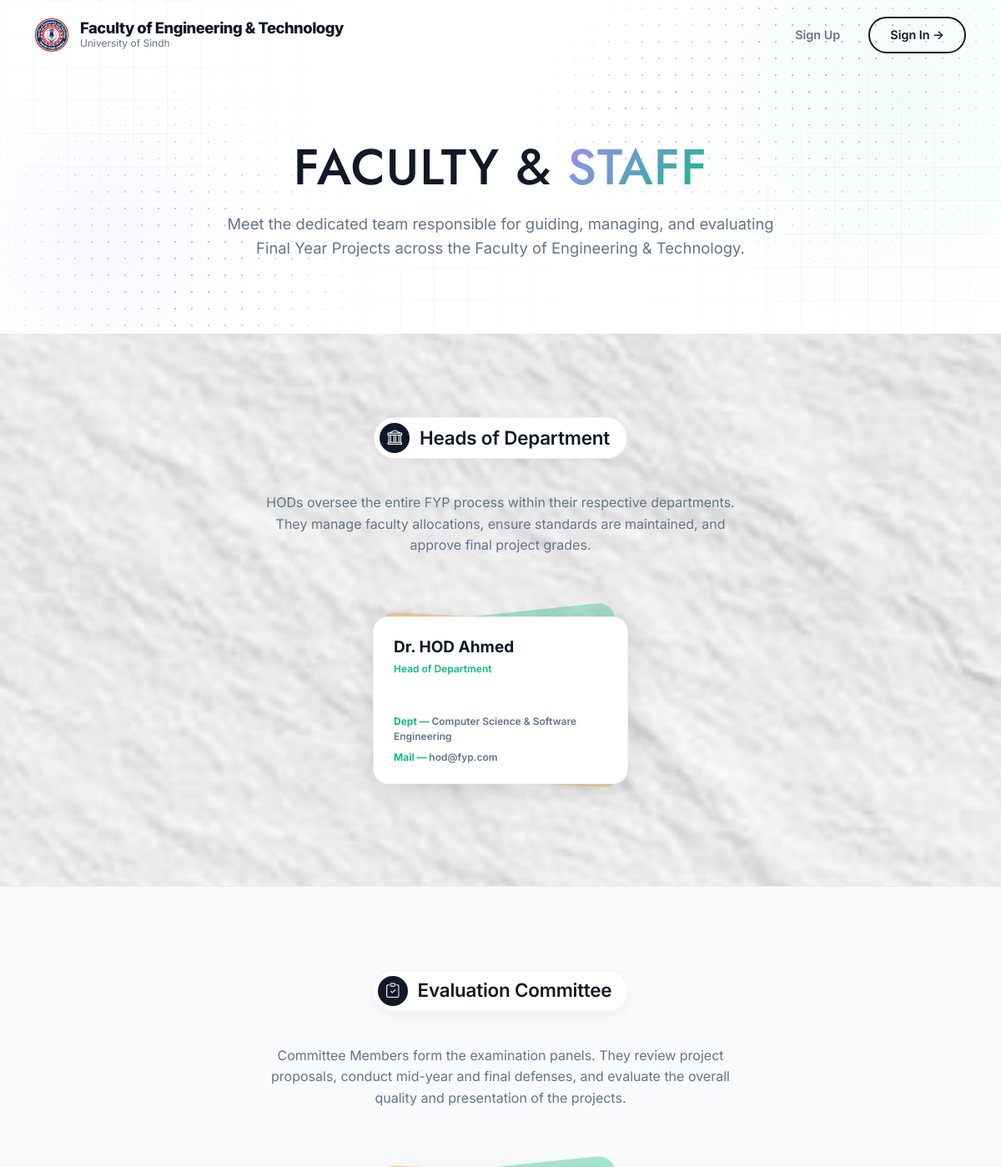
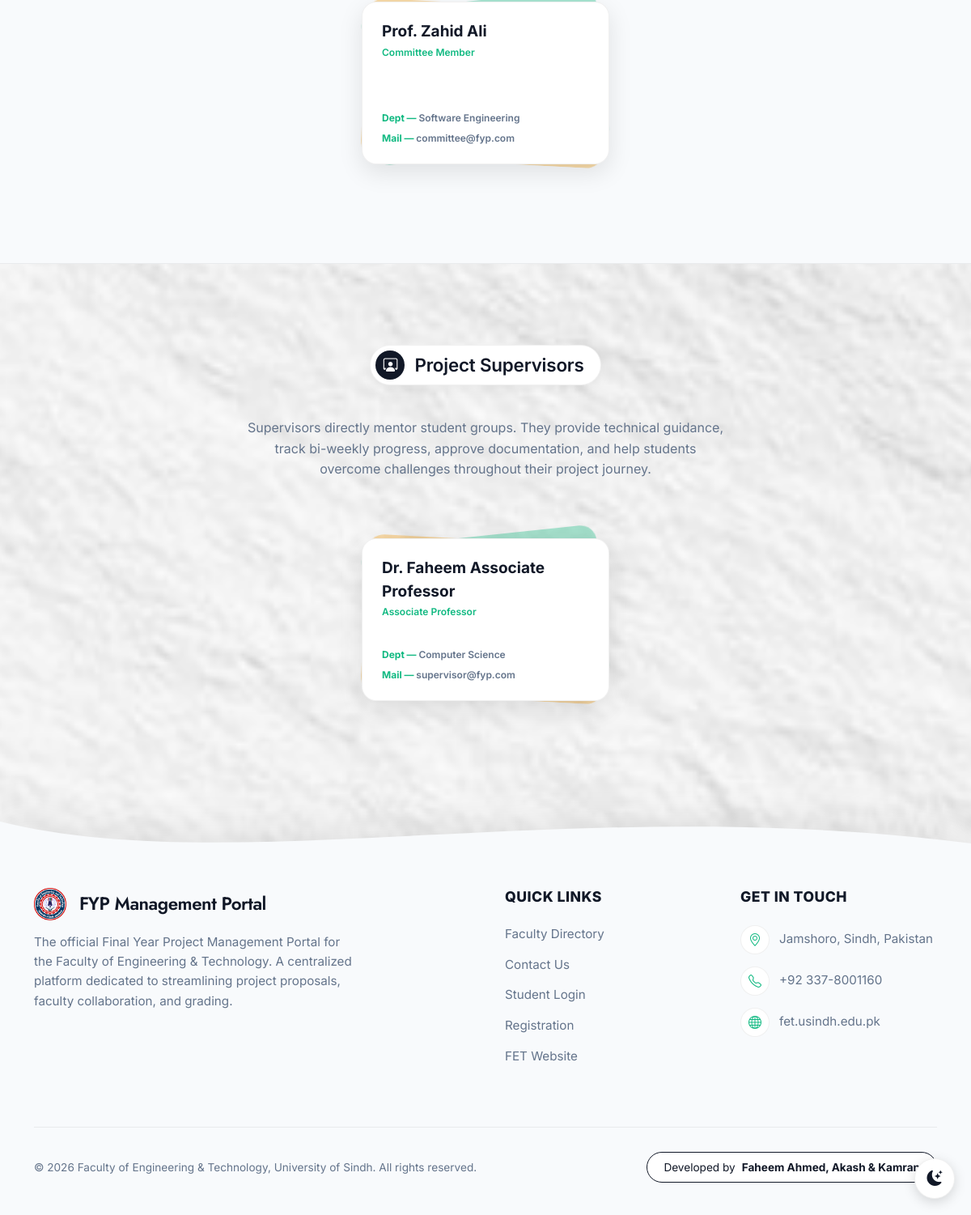
Screenshot of /faculty with the database file from the repository (2 pictures, top to bottom).
### tables this page shows
CREATE TABLE hods (
    user_id INT PRIMARY KEY,
    name VARCHAR(100) NOT NULL,
    department VARCHAR(100) NOT NULL,
    FOREIGN KEY (user_id) REFERENCES users(id) ON DELETE CASCADE
);

CREATE TABLE users (
    id INT AUTO_INCREMENT PRIMARY KEY,
    email VARCHAR(255) NOT NULL UNIQUE,
    cnic VARCHAR(50) DEFAULT NULL UNIQUE,
    password VARCHAR(255) NOT NULL,
    role ENUM('admin', 'hod', 'student', 'supervisor', 'committee') NOT NULL,
    status ENUM('pending', 'approved', 'rejected') DEFAULT 'pending',
    reset_token VARCHAR(255) DEFAULT NULL,
    reset_token_expiry DATETIME DEFAULT NULL,
    created_at TIMESTAMP DEFAULT CURRENT_TIMESTAMP
);

CREATE TABLE committees (
    user_id INT PRIMARY KEY,
    name VARCHAR(100) NOT NULL,
    department VARCHAR(100) NOT NULL,
    FOREIGN KEY (user_id) REFERENCES users(id) ON DELETE CASCADE
);

CREATE TABLE supervisors (
    user_id INT PRIMARY KEY,
    name VARCHAR(100) NOT NULL,
    designation VARCHAR(100) NOT NULL,
    department VARCHAR(100) NOT NULL,
    research_interest TEXT DEFAULT NULL,
    FOREIGN KEY (user_id) REFERENCES users(id) ON DELETE CASCADE
);

### src/Controller/PublicController.php (called while the page is built, shortened)
<?php
class PublicController extends BaseController {
    public function faculty() {
        try {
            $supervisors = $this->db->query("
                SELECT s.name, s.department, s.designation, u.email
                FROM supervisors s
                JOIN users u ON s.user_id = u.id
                WHERE u.status = 'approved'
                ORDER BY FIELD(s.designation, 'Professor', 'Associate Professor', 'Assistant Professor', 'Lecturer', 'Lab Engineer'), s.name ASC
            ")->fetchAll();
            $hods = $this->db->query("
                SELECT h.name, u.email, h.department
                FROM hods h
                JOIN users u ON h.user_id = u.id
                WHERE u.status = 'approved'
                ORDER BY h.department ASC
            ")->fetchAll();
            $committee = $this->db->query("
                SELECT c.name, c.department, u.email
                FROM committees c
                JOIN users u ON c.user_id = u.id
                WHERE u.status = 'approved'
                ORDER BY c.department ASC, c.name ASC
            ")->fetchAll();
            $this->render('faculty', [
                'pageTitle' => 'Faculty & Staff - FYP Management Portal',
                'supervisors' => $supervisors,
                'hods' => $hods,
                'committee' => $committee
            ]);
        } catch (\PDOException $e) {
            $this->render('faculty', [
                'pageTitle' => 'Faculty & Staff - FYP Management Portal',
                'supervisors' => [],
                'hods' => [],
                'committee' => [],
                'error' => 'Faculty data temporarily unavailable.'
            ]);
        }
    }
}

### config/database.example.php (called while the page is built, shortened)
<?php
class Database {
    private static $instance = null;
    private $conn;
    private function __construct() {
        try {
            $dsn = "mysql:host=" . DB_HOST . ";port=" . DB_PORT . ";dbname=" . DB_NAME . ";charset=utf8mb4";
            $options = [
                PDO::ATTR_ERRMODE => PDO::ERRMODE_EXCEPTION,
                PDO::ATTR_DEFAULT_FETCH_MODE => PDO::FETCH_ASSOC,
                PDO::ATTR_EMULATE_PREPARES => false,
            ];
            $this->conn = new PDO($dsn, DB_USER, DB_PASS, $options);
        } catch (PDOException $e) {
            die("Database Connection Error: " . $e->getMessage());
        }
    }
    public static function getInstance() {
        if (self::$instance === null) {
            self::$instance = new self();
        }
        return self::$instance;
    }
    public function getConnection() {
        return $this->conn;
    }
}

### src/View/faculty.php (the view, shortened to what this page needs)
<!DOCTYPE html>
<html lang="en" data-theme="light">
<head>
    <link href="https://cdn.jsdelivr.net/npm/bootstrap@5.3.0/dist/css/bootstrap.min.css" rel="stylesheet">
    <link href="https://cdn.jsdelivr.net/npm/bootstrap-icons@1.10.5/font/bootstrap-icons.css" rel="stylesheet">
</head>
<body>
<?php include __DIR__ . '/layout/lp_navbar.php'; ?>
<section class="lp-hero">
    <div class="hero-shape"></div>
    <div class="hero-shape-2"></div>
    <div class="container">
        <div class="about-content">
            <h1 class="hero-title heading-main">
                Faculty & <span class="highlight">Staff</span>
            </h1>
            <p class="hero-desc">
                Meet the dedicated team responsible for guiding, managing, and evaluating Final Year Projects across the Faculty of Engineering & Technology.
            </p>
        </div>
    </div>
</section>
<section class="section">
    <div class="container">
        <?php if (!empty($hods)): ?>
        <div class="faculty-group">
        <h2 class="section-title"><i class="bi bi-bank"></i> Heads of Department</h2>
        <div class="role-description">
            HODs oversee the entire FYP process within their respective departments. They manage faculty allocations, ensure standards are maintained, and approve final project grades.
        </div>
        <div class="row justify-content-center g-4">
            <?php foreach ($hods as $hod): ?>
                <div class="col-lg-4 col-md-6 col-12">
                    <div class="stage-paper">
                        <div class="card-paper">
                            <div>
                                <div class="paper-name"><?php echo htmlspecialchars($hod['name']); ?></div>
                                <div class="paper-role">Head of Department</div>
                            </div>
                            <div class="paper-list">
                                <div class="paper-item"><span>Dept &mdash; </span><?php echo htmlspecialchars(ucfirst($hod['department']) ?? 'Department'); ?></div>
                                <div class="paper-item"><span>Mail &mdash; </span><a href="mailto:<?php echo htmlspecialchars($hod['email']); ?>"><?php echo htmlspecialchars($hod['email']); ?></a></div>
                            </div>
                        </div>
                    </div>
                </div>
            <?php endforeach; ?>
        </div>
        </div>
        <?php endif; ?>
    </div>
</section>
<?php if (!empty($committee)): ?>
<section class="section" style="background-color: var(--lp-bg-alt); border-top: 1px solid var(--lp-border); border-bottom: 1px solid var(--lp-border);">
    <div class="container">
        <div class="faculty-group" style="margin-bottom: 0;">
        <h2 class="section-title"><i class="bi bi-clipboard-check"></i> Evaluation Committee</h2>
        <div class="role-description">
            Committee Members form the examination panels. They review project proposals, conduct mid-year and final defenses, and evaluate the overall quality and presentation of the projects.
        </div>
        <div class="row justify-content-center g-4">
            <?php foreach ($committee as $member): ?>
                <div class="col-lg-4 col-md-6 col-12">
                    <div class="stage-paper">
                        <div class="card-paper">
                            <div>
                                <div class="paper-name"><?php echo htmlspecialchars($member['name']); ?></div>
                                <div class="paper-role">Committee Member</div>
                            </div>
                            <div class="paper-list">
                                <div class="paper-item"><span>Dept &mdash; </span><?php echo htmlspecialchars(ucfirst($member['department']) ?? 'Department'); ?></div>
                                <div class="paper-item"><span>Mail &mdash; </span><a href="mailto:<?php echo htmlspecialchars($member['email']); ?>"><?php echo htmlspecialchars($member['email']); ?></a></div>
                            </div>
                        </div>
                    </div>
                </div>
            <?php endforeach; ?>
        </div>
        </div>
    </div>
</section>
<?php endif; ?>
<?php if (!empty($supervisors)): ?>
<section class="section">
    <div class="container">
        <div class="faculty-group">
        <h2 class="section-title"><i class="bi bi-person-workspace"></i> Project Supervisors</h2>
        <div class="role-description">
            Supervisors directly mentor student groups. They provide technical guidance, track bi-weekly progress, approve documentation, and help students overcome challenges throughout their project journey.
        </div>
        <div class="row justify-content-center g-4">
            <?php foreach ($supervisors as $supervisor): ?>
                <div class="col-lg-4 col-md-6 col-12">
                    <div class="stage-paper">
                        <div class="card-paper">
                            <div>
                                <div class="paper-name"><?php echo htmlspecialchars($supervisor['name']); ?></div>
                                <div class="paper-role"><?php echo htmlspecialchars($supervisor['designation'] ?? 'Supervisor'); ?></div>
                            </div>
                            <div class="paper-list">
                                <div class="paper-item"><span>Dept &mdash; </span><?php echo htmlspecialchars($supervisor['department']); ?></div>
                                <div class="paper-item"><span>Mail &mdash; </span><a href="mailto:<?php echo htmlspecialchars($supervisor['email']); ?>"><?php echo htmlspecialchars($supervisor['email']); ?></a></div>
                            </div>
                        </div>
                    </div>
                </div>
            <?php endforeach; ?>
        </div>
        </div>
        <?php endif; ?>
    </div>
</section>
<?php include __DIR__ . '/layout/lp_footer.php'; ?>

### rows the page displays
hods: name "Dr. HOD Ahmed", department "Computer Science & Software Engineering", user_id.email "hod@fyp.com"
committees: name "Prof. Zahid Ali", department "Software Engineering", user_id.email "committee@fyp.com"
supervisors: name "Dr. Faheem Associate Professor", designation "Associate Professor", department "Computer Science", user_id.email "supervisor@fyp.com"
